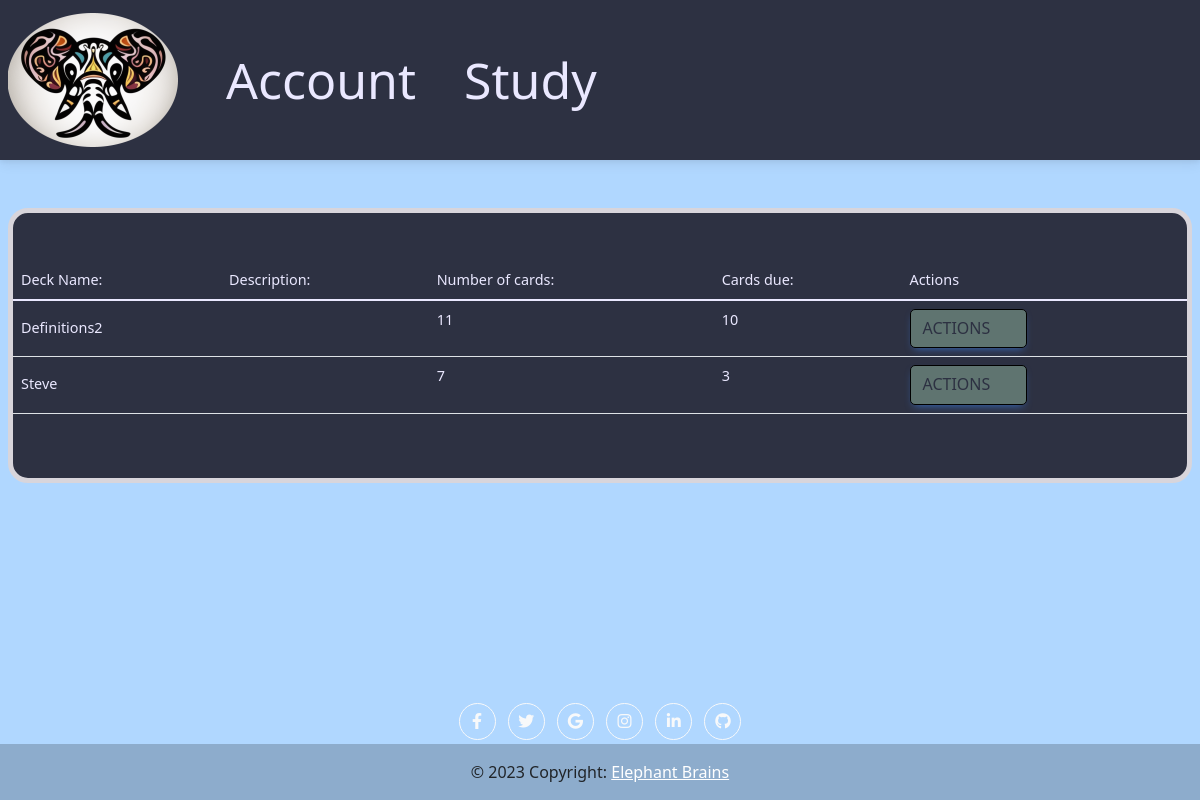
The page /viewdecks (signed in) on the database its author committed.
### app.py (models this page shows, shortened)
class Deck(db.Model):
    id = db.Column(db.Integer, primary_key=True)
    name = db.Column(db.String(50), nullable=False)
    description = db.Column(db.String(255), nullable=False)
    user_id = db.Column(db.Integer, db.ForeignKey('user.id'))
    cards = db.relationship('Card', secondary=cards, backref="decks", lazy="select")
    public = db.Column(db.Integer, default=0)
    edited = db.Column(db.Integer, default=0)
    create_method = db.Column(db.String(255), nullable=True)
    category = db.Column(db.String(255), nullable=True)
    times_accessed = db.Column(db.Integer, default=0)
    def qty_cards_due(self):
        current_time = datetime.now()
        qty = 0
        for card in self.cards:
            if card.time_updated == None:
                card.time_updated = current_time
            else:
                time_diff = (current_time - card.time_updated).total_seconds() / 60
                if time_diff >= card.interval:
                    qty = qty + 1
        return qty
    def quantity_cards(self):
        return len(self.cards)

class Card(db.Model):
    id = db.Column(db.Integer, primary_key=True)
    term = db.Column(db.String(50), nullable=False)
    content = db.Column(db.String(255), nullable=False)
    boc_2 = db.Column(db.String(255), nullable=True)
    boc_3 = db.Column(db.String(255), nullable=True)
    img = db.Column(db.String(255), nullable=True)
    sound = db.Column(db.String(255), nullable=True)
    boc_id = db.Column(db.Float(10), nullable=True)
    box_id = db.Column(db.Float(10), nullable=True, default=0)
    interval = db.Column(db.Integer, default=1)
    time_updated = db.Column(db.DateTime, default=datetime.utcnow)
    times_asked = db.Column(db.Integer, default=0)
    times_correct = db.Column(db.Integer, default=0)
    times_correct_row = db.Column(db.Integer, default=0)
    create_method = db.Column(db.String(255), nullable=True)
    category = db.Column(db.String(255), nullable=True)
    edited = db.Column(db.Integer, default=0)
    diff_lvl = db.Column(db.Float(100), default=1)

### app.py (the view)
@app.route("/viewdecks", methods = ["GET", "POST"])
@login_required
def viewdecks():
    decks = Deck.query.filter(Deck.user_id == current_user.id).all()
    return render_template('viewdecks.html', decks=decks)

### app.py (called while the page is built)
@login_manager.user_loader
def load_user(user_id):
    return User.query.get(int(user_id))

@app.after_request
def after_request(response):
    response.headers["Cache-Control"] = "no-cache, no-store, must-revalidate"
    response.headers["Expires"] = 0
    response.headers["Pragma"] = "no-cache"
    return response

### templates/viewdecks.html (shortened to what this page needs)
{% extends "layout.html" %}
{% block main_0 %}
<div class="col-10-md box_0 mx-2 my-5 py-5">
    <table class="table table_0 mobile-optimised">
        <thead>
            <tr>
                <th>Deck Name: </th>
                <th>Description: </th>
                <th>Number of cards: </th>
                <th>Cards due: </th>
                <th>Actions</th>
            </tr>
        </thead>
        <tbody>
            {% for deck in decks%}
            <tr>
                <td class = "ml-2" data-th="Deck Name:">
                    <h4 class="table-heading"></h4>{{deck.name}}
                </td>
                <td data-th="Description:">{{ deck.description }}</td>
                <td data-th="Number of Cards:"> {{ deck.quantity_cards() }} </td>
                <td data-th="Cards Due:"> {{deck.qty_cards_due() }} </td>
                <td data-th="Actions:">
                    <button class="btn btn-primary box_study box_study btn-max-1" type="button "
                        data-bs-toggle="collapse" data-bs-target="#collapse{{deck.id}}" aria-expanded="false"
                        aria-label="Toggle navigation">Actions<span class="navbar-toggler-icon"></span>
                    </button>
                </td>
</div>
</tr>
{% endfor %}
{% endblock %}

### templates/layout.html (shortened to what this page needs)
<!DOCTYPE html>
<html lang="en">
  <head>
    <link href="..\static\style.css" rel="stylesheet" />
  </head>
  <body>
    <link
    href="https://cdnjs.cloudflare.com/ajax/libs/font-awesome/6.0.0/css/all.min.css"
    rel="stylesheet"
  />
  <link
    href="https://cdnjs.cloudflare.com/ajax/libs/mdb-ui-kit/6.1.0/mdb.min.css"
    rel="stylesheet"
  />
    <nav class="navbar navbar-expand-lg navbar-light navcustom">
      <a href="/"><img src="\static\Logo2_small.png" alt = "logo" class="responsive navbar-brand px-2"></a>
      <div class="collapse navbar-collapse" id="navbarSupportedContent">
        <ul class="navbar-nav mr-auto">
                   {% if current_user.is_authenticated %}
        <li class="nav-item mx-3">
            <a class="nav-link" href="/account">Account</a>
          </li>
          <li class="nav-item mx-3">
            <a class="nav-link" href="/viewdecks">Study</a>
          </li>
          {% endif %}
        </ul>
      </div>
    </nav>
<main>
          {% block main_0 %}
      {% endblock %}
</main>
    <footer class="text-center site-footer">
          <a class="btn btn-outline-light btn-floating m-1" href="#!" role="button"
            ><i class="fab fa-facebook-f"></i
          ></a>
          <a class="btn btn-outline-light btn-floating m-1" href="#!" role="button"
            ><i class="fab fa-twitter"></i
          ></a>
          <a class="btn btn-outline-light btn-floating m-1" href="#!" role="button"
            ><i class="fab fa-google"></i
          ></a>
          <a class="btn btn-outline-light btn-floating m-1" href="#!" role="button"
            ><i class="fab fa-instagram"></i
          ></a>
          <a class="btn btn-outline-light btn-floating m-1" href="#!" role="button"
            ><i class="fab fa-linkedin-in"></i
          ></a>
          <a class="btn btn-outline-light btn-floating m-1" href="#!" role="button"
            ><i class="fab fa-github"></i
          ></a>
      <div class="text-center p-3" style="background-color: rgba(0, 0, 0, 0.2);">
        © 2023 Copyright:
        <a class="text-white" href="https://mdbootstrap.com/">Elephant Brains</a>
      </div>
    </footer>
<link
crossorigin="anonymous"
href="https://cdn.jsdelivr.net/npm/bootstrap@5.1.3/dist/css/bootstrap.min.css"
integrity="sha384-1BmE4kWBq78iYhFldvKuhfTAU6auU8tT94WrHftjDbrCEXSU1oBoqyl2QvZ6jIW3"
rel="stylesheet"
/>
  </body>
</html>

### static/style.css (style rules this page uses)
.responsive { max-width: 100%; height: auto; }
footer { background-size: cover; }
body { background-color: #D8D5DB !important; background-size: cover; background-color: #B0D7FF !important; }
.navbar { background-color: #2D3142 !important; font-size: 50px !important; color: #EAE8FF !important; }
.nav-link { color: #EAE8FF !important; }
.btn-primary { background-color: #D8D5DB !important; color: #2D3142 !important; border-color: #7A9CC6 !important; }
.box_0 { border: 10px solid !important; align-content: center !important; background-color: #2D3142 !important; border-width: 5px !important; border-radius: 20px !important; border-color: #D8D5DB !important; align-self: center !important; color: #EAE8FF !important; }
.box_study { border: 10px solid !important; align-content: center !important; background-color: #5F7470 !important; border-width: 1px !important; border-radius: 5px !important; border-color: black !important; align-self: center !important; color: #EAE8FF !important; }
.btn-max-1 { max-width: 120px !important; color: #2D3142 !important; }
.table_0 { color: #EAE8FF !important; }
body { display: flex; flex-direction: column; min-height: 100vh; }
main { flex-grow: 1; }
footer { background-color: #B0D7FF; }

### rows shown on the page
Deck: name "Definitions2", quantity_cards "11", qty_cards_due "10"
Deck: name "Steve", quantity_cards "7", qty_cards_due "3"
